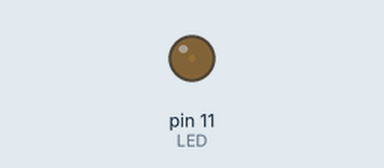
Simulated run of this sketch. Board: Arduino Uno, built with avr-gcc and run on an emulated ATmega328P. Shown: output pins drawn as LEDs (lit = HIGH).

Above: at 0.05 s.
At 1.15 s:
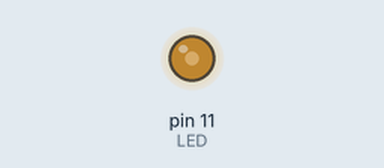
At 2.3 s:
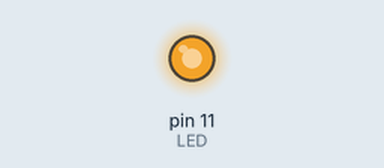
At 4.6 s:
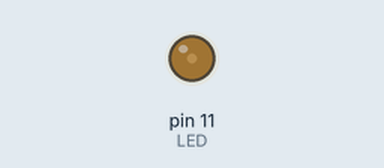
Timing chart, 0 to 6.7 s (numbered marks = the images above):
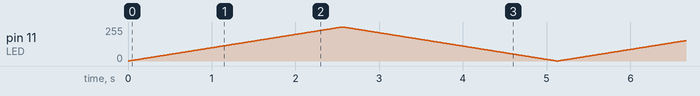

The sketch:

0920_2.ino
```cpp
// page 48
const int LED = 11;

void setup() {
  // put your setup code here, to run once:

  // 디지털 핀들의 입출력을 지정해준다. 전원을 출력해야하므로 OUTPUT으로 지정해주었음.
  pinMode(LED, OUTPUT);
}


// analogWrite는 아날로그 출력을 위한?  왜 256개인 0~255이냐? 2의8이라
void loop() {
  for (int i = 0; i < 256; i++)
  {
    analogWrite(LED, i);
    delay(10);
  }
  for (int i = 255; i >= 0; i--)
  {
    analogWrite(LED, i);
    delay(10);
  }
}
```
